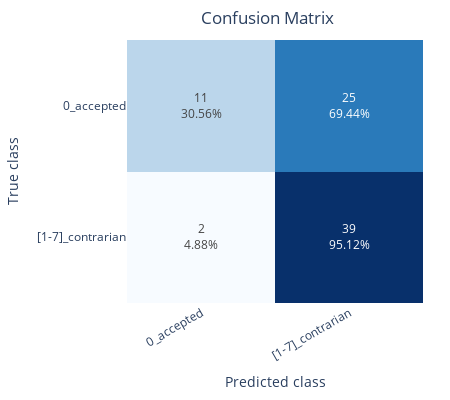
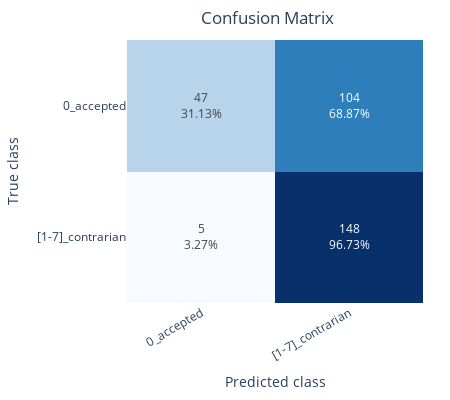

The notebook cell these images were saved under, in order:
### Code cell
class ClassificationSimple(BaseModel):
    answer: Literal["oui", "non"] = Field(
        alias="réponse",
        description='"oui" si l\'extrait contient de la désinformation sur le climat, sinon "non"',
    )


async def predict_simple(text: str) -> bool:
    response = await acompletion(
        model="gpt-4o-mini",
        messages=[
            {
                "role": "user",
                "content": f"""D'après toi, cet extrait radio contient-il de la désinformation sur le climat ? (oui/non)

{text}""",
            }
        ],
        response_format=ClassificationSimple,
        timeout=60,
        max_tokens=1000,
        temperature=0,
    )
    classification = ClassificationSimple(
        **json.loads(response.choices[0].message.content)
    )
    return classification.answer == "oui"


await evaluate(predict_simple, train, test)

### Figure 1 — Plotly figure (JSON) as saved in the notebook; plotly's stock layout.template omitted (floating-point values rounded to 4 significant figures)
{"data": [{"colorscale": [[0, "rgb(247,251,255)"], [0.125, "rgb(222,235,247)"], [0.25, "rgb(198,219,239)"], [0.375, "rgb(158,202,225)"], [0.5, "rgb(107,174,214)"], [0.625, "rgb(66,146,198)"], [0.75, "rgb(33,113,181)"], [0.875, "rgb(8,81,156)"], [1, "rgb(8,48,107)"]], "hoverinfo": "none", "showscale": false, "text": [["11<br>30.56%", "25<br>69.44%"], ["2<br>4.88%", "39<br>95.12%"]], "texttemplate": "%{text}", "type": "heatmap", "x": ["0_accepted", "[1-7]_contrarian"], "y": ["0_accepted", "[1-7]_contrarian"], "z": [[0.3056, 0.6944], [0.04878, 0.9512]]}], "layout": {"height": 400, "margin": {"b": 27, "r": 27, "t": 40}, "title": {"text": "Confusion Matrix", "x": 0.7, "xref": "paper", "y": 0.97}, "width": 450, "xaxis": {"tickangle": -30, "title": {"text": "Predicted class"}}, "yaxis": {"autorange": "reversed", "title": {"text": "True class"}}}}

### Figure 2 — Plotly figure (JSON) as saved in the notebook; plotly's stock layout.template omitted (floating-point values rounded to 4 significant figures)
{"data": [{"colorscale": [[0, "rgb(247,251,255)"], [0.125, "rgb(222,235,247)"], [0.25, "rgb(198,219,239)"], [0.375, "rgb(158,202,225)"], [0.5, "rgb(107,174,214)"], [0.625, "rgb(66,146,198)"], [0.75, "rgb(33,113,181)"], [0.875, "rgb(8,81,156)"], [1, "rgb(8,48,107)"]], "hoverinfo": "none", "showscale": false, "text": [["47<br>31.13%", "104<br>68.87%"], ["5<br>3.27%", "148<br>96.73%"]], "texttemplate": "%{text}", "type": "heatmap", "x": ["0_accepted", "[1-7]_contrarian"], "y": ["0_accepted", "[1-7]_contrarian"], "z": [[0.3113, 0.6887], [0.03268, 0.9673]]}], "layout": {"height": 400, "margin": {"b": 27, "r": 27, "t": 40}, "title": {"text": "Confusion Matrix", "x": 0.7, "xref": "paper", "y": 0.97}, "width": 450, "xaxis": {"tickangle": -30, "title": {"text": "Predicted class"}}, "yaxis": {"autorange": "reversed", "title": {"text": "True class"}}}}
